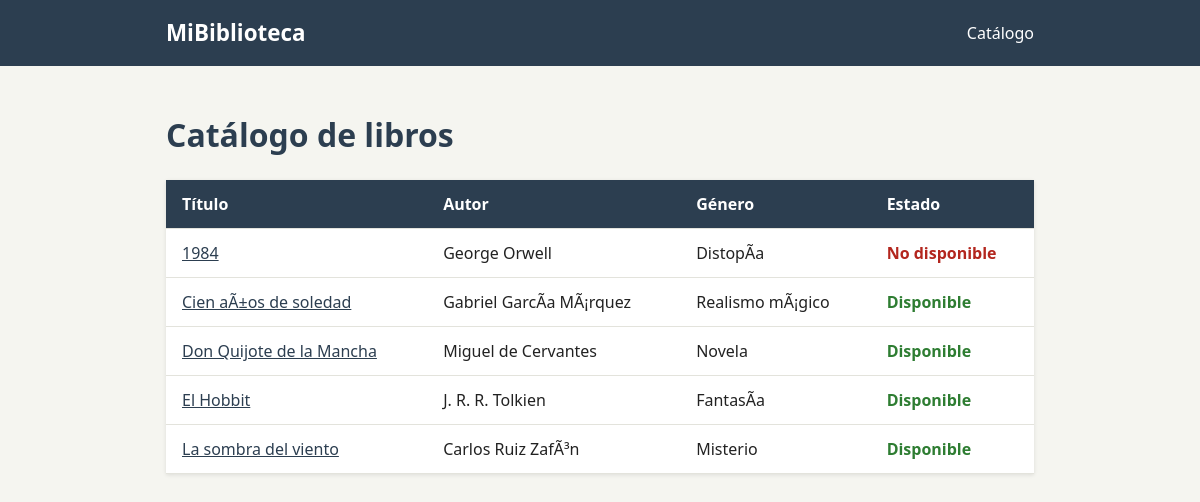
Before: / with the older database file.
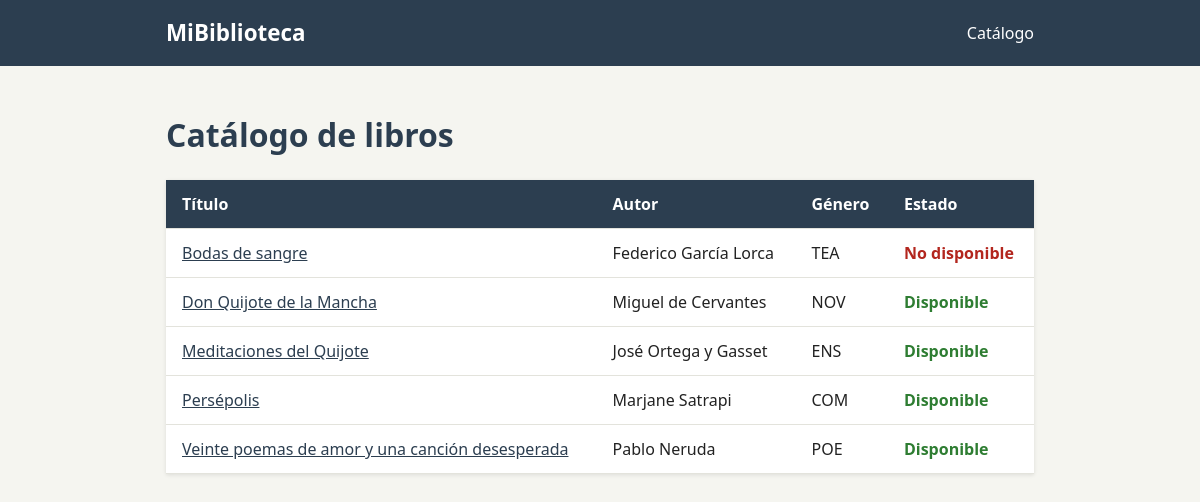
After: the same page with the newer database file.
### catalogo/models.py (models this page shows, shortened)
class Libro(models.Model):
    class Genero(models.TextChoices):
        NOVELA = "NOV", "Novela"
        POESIA = "POE", "Poesía"
        TEATRO = "TEA", "Teatro"
        ENSAYO = "ENS", "Ensayo"
        COMIC = "COM", "Cómic"
    class Dificultad(models.IntegerChoices):
        BASICA = 1, "Básica"
        INTERMEDIA = 2, "Intermedia"
        AVANZADA = 3, "Avanzada"
    titulo = models.CharField(max_length=150)
    autor = models.CharField(max_length=100)
    isbn = models.CharField(max_length=13)
    sinopsis = models.TextField(blank=True)
    fecha_publicacion = models.DateField()
    anio_publicacion = models.IntegerField("año de publicación")
    paginas = models.PositiveIntegerField()
    precio = models.DecimalField(max_digits=8, decimal_places=2)
    disponible = models.BooleanField(default=True)
    genero = models.CharField(
        max_length=50,
        choices=Genero.choices,
        default=Genero.NOVELA,
    )
    dificultad = models.IntegerField(
        choices=Dificultad.choices,
        default=Dificultad.BASICA,
    )
    class Meta:
        ordering = ["titulo"]
        verbose_name = "Libro"
        verbose_name_plural = "Libros"

### catalogo/views.py (the view)
# urls.py: path("", views.lista_libros, name="lista_libros"),
def lista_libros(request):
    libros = Libro.objects.order_by("titulo")
    return render(request, "catalogo/lista_libros.html", {"libros": libros})

### catalogo/templates/catalogo/lista_libros.html (shortened to what this page needs)
{% extends 'catalogo/base.html' %}
{% block contenido %}
<h1>Catálogo de libros</h1>
{% if libros %}
<table class="tabla-libros">
    <thead>
        <tr>
            <th>Título</th>
            <th>Autor</th>
            <th>Género</th>
            <th>Estado</th>
        </tr>
    </thead>
    <tbody>
        {% for libro in libros %}
        <tr>
            <td><a href="{% url 'detalle_libro' libro.pk %}">{{ libro.titulo }}</a></td>
            <td>{{ libro.autor }}</td>
            <td>{{ libro.genero }}</td>
            <td>
                {% if libro.disponible %}
                <span class="estado disponible">Disponible</span>
                {% else %}
                <span class="estado no-disponible">No disponible</span>
                {% endif %}
            </td>
        </tr>
        {% endfor %}
    </tbody>
</table>
{% else %}
<p class="vacio">No hay libros en el catálogo</p>
{% endif %}
{% endblock %}

### catalogo/templates/catalogo/base.html (shortened to what this page needs)
{% load static %}
<!DOCTYPE html>
<html lang="es">
<head>
    <link rel="stylesheet" href="{% static 'css/biblioteca.css' %}">
</head>
<body>
    <header class="site-header">
        <div class="container">
            <a class="brand" href="{% url 'lista_libros' %}">MiBiblioteca</a>
            <nav class="site-nav">
                <a href="{% url 'lista_libros' %}">Catálogo</a>
            </nav>
        </div>
    </header>
    <main class="container main-content">
        {% block contenido %}{% endblock %}
    </main>
</body>
</html>

### catalogo/static/css/biblioteca.css (style rules this page uses)
:root { --color-fondo: #f5f5f0; --color-texto: #222222; --color-primario: #2c3e50; --color-acento: #c0883b; --color-ok: #2e7d32; --color-error: #b3261e; }
* { box-sizing: border-box; }
body { margin: 0; font-family: system-ui, -apple-system, "Segoe UI", sans-serif; background: var(--color-fondo); color: var(--color-texto); line-height: 1.5; }
.container { max-width: 900px; margin: 0 auto; padding: 0 1rem; }
.site-header { background: var(--color-primario); padding: 1rem 0; }
.site-header .container { display: flex; justify-content: space-between; align-items: center; }
.site-header a { color: #ffffff; text-decoration: none; }
.brand { font-size: 1.4rem; font-weight: 700; }
.site-nav a { margin-left: 1rem; padding-bottom: 2px; border-bottom: 2px solid transparent; }
.main-content { padding-top: 1.5rem; padding-bottom: 3rem; }
h1 { color: var(--color-primario); }
a { color: var(--color-primario); }
.tabla-libros { width: 100%; border-collapse: collapse; background: #ffffff; box-shadow: 0 1px 4px rgba(0, 0, 0, 0.1); }
.tabla-libros th, .tabla-libros td { padding: 0.75rem 1rem; text-align: left; border-bottom: 1px solid #e3e3dc; }
.tabla-libros th { background: var(--color-primario); color: #ffffff; }
.estado { font-weight: 600; }
.estado.disponible { color: var(--color-ok); }
.estado.no-disponible { color: var(--color-error); }

Changed rows visible on the page:
removed Libro: titulo "1984", autor "George Orwell", genero "DistopÃ­a", disponible "No disponible"
removed Libro: titulo "Cien aÃ±os de soledad", autor "Gabriel GarcÃ­a MÃ¡rquez", genero "Realismo mÃ¡gico", disponible "Disponible"
removed Libro: titulo "El Hobbit", autor "J. R. R. Tolkien", genero "FantasÃ­a", disponible "Disponible"
removed Libro: titulo "La sombra del viento", autor "Carlos Ruiz ZafÃ³n", genero "Misterio", disponible "Disponible"
added Libro: titulo "Bodas de sangre", autor "Federico García Lorca", genero "TEA", disponible "No disponible"
changed Libro "Don Quijote de la Mancha": genero "Novela" → "NOV"
added Libro: titulo "Meditaciones del Quijote", autor "José Ortega y Gasset", genero "ENS", disponible "Disponible"
added Libro: titulo "Persépolis", autor "Marjane Satrapi", genero "COM", disponible "Disponible"
added Libro: titulo "Veinte poemas de amor y una canción desesperada", autor "Pablo Neruda", genero "POE", disponible "Disponible"
